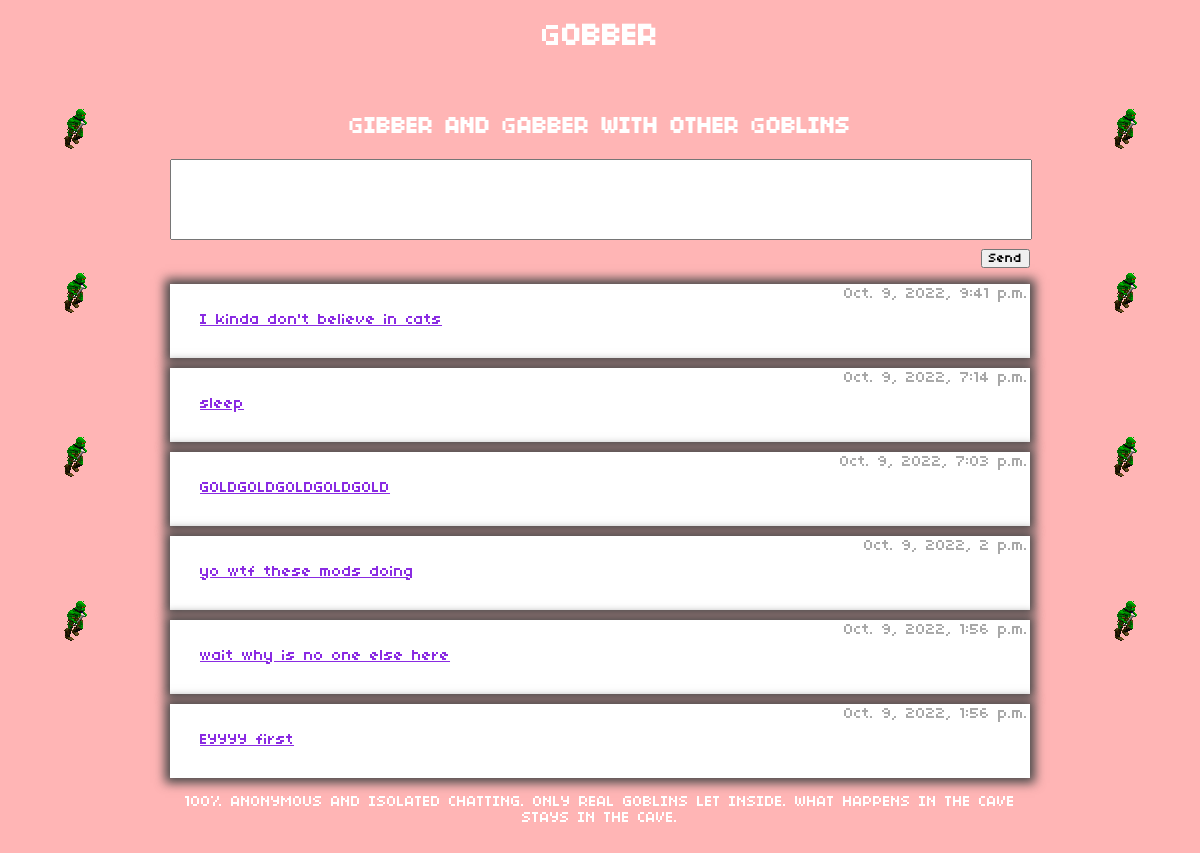
/gobber/chats/, run on an earlier commit of the app's database.
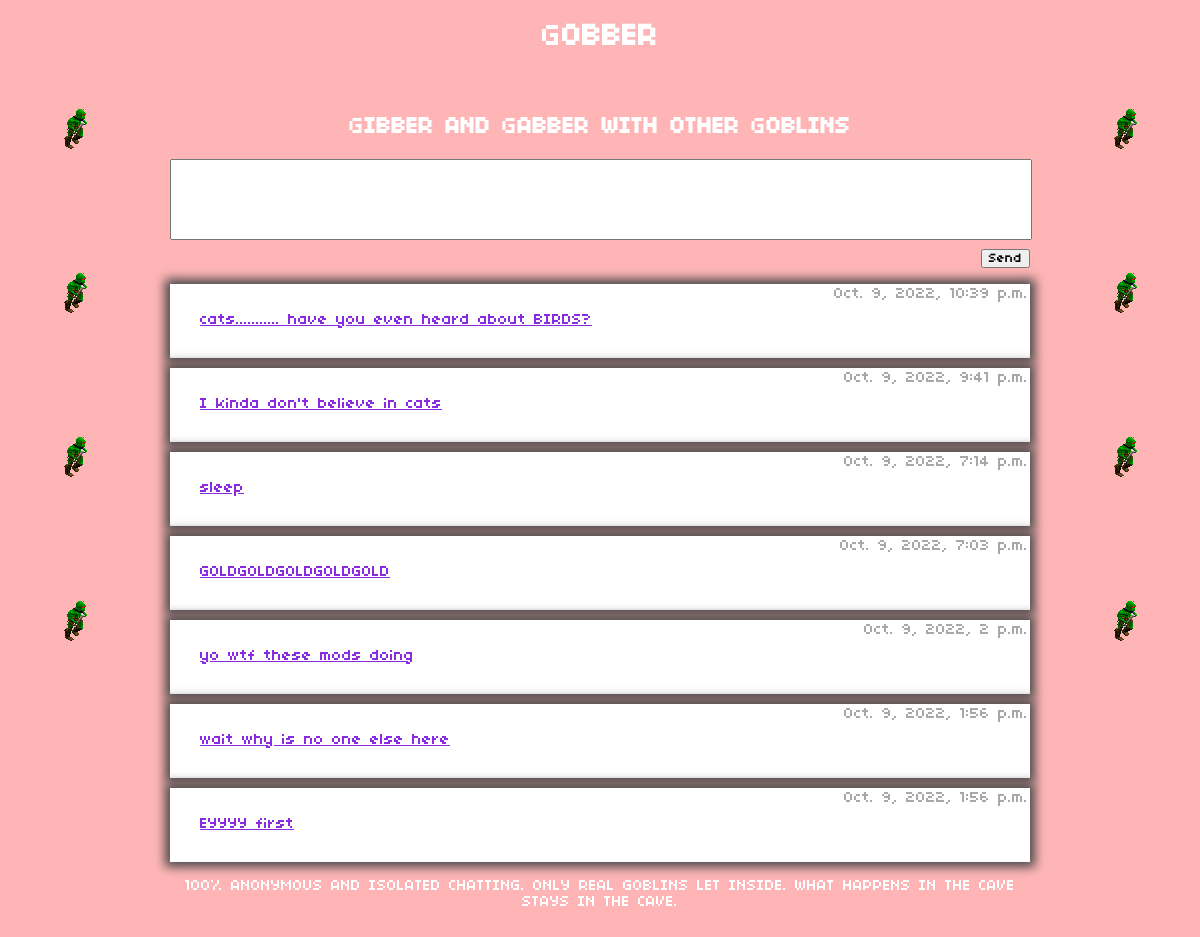
And on a later commit of the database.
### gobber/models.py (models this page shows, shortened)
class Message(models.Model):
    message_text = models.CharField(max_length=300)
    pub_date = models.DateTimeField(auto_now=True)
    def was_published_recently(self):
        now = timezone.now()
        return now - datetime.timedelta(days=1) <= self.pub_date <= now
    was_published_recently.admin_order_field = 'pub_date'
    was_published_recently.boolean = True
    was_published_recently.short_description = 'Published recently?'

### gobber/views.py (the view)
# urls.py: path('chats/', views.chats, name='chats'),
def chats(request):
    cursor = connection.cursor()
    access = request.session.get('access','false')
    if access:
        messageList = Message.objects.filter(pub_date__lte=timezone.now()).order_by('-pub_date')[:7]
        if request.method == "POST":
            form = MessageForm(request.POST)
            messageText = (Message(message_text=request.POST.get('message_text')))
            messageDate = timezone.now()
            query2 = "INSERT INTO gobber_message (message_text, pub_date) VALUES ('%s','%s')" % (messageText, messageDate)
            print(query2)
            cursor.execute(query2)
            return HttpResponseRedirect(reverse('gobber:chats'))
        else:
            form = MessageForm()
        return render(request, 'gobber/chats.html', {'messageList':messageList,'form': form})
    else:
       return HttpResponseRedirect(reverse('gobber:access'))

### gobber/forms.py
class MessageForm(ModelForm):
    class Meta:
        model = Message
        fields = ['message_text']
        widgets = {
            'message_text': forms.Textarea(attrs={
                                                    'rows': 5,
                                                    })
        }
        labels = {
            'message_text': '',
        }

### gobber/templates/gobber/chats.html (shortened to what this page needs)
<!DOCTYPE html>
<html>
<head>
    {% load static %}
    <link rel="stylesheet" type="text/css" href="{% static 'gobber/chatStyle.css' %}">
</head>
<body>
<div>
    <h1>GOBBER</h1>
</div>
<div class="leftSidebar">
    <img src="/static/images/goblinwalk.gif">
    <img src="/static/images/goblinwalk.gif">
    <img src="/static/images/goblinwalk.gif">
    <img src="/static/images/goblinwalk.gif">
</div>
<div class="rightSidebar">
    <img src="/static/images/goblinwalk.gif">
    <img src="/static/images/goblinwalk.gif">
    <img src="/static/images/goblinwalk.gif">
    <img src="/static/images/goblinwalk.gif">
</div>
<div class="chatField">
    <div>
        <h2>GIBBER AND GABBER WITH OTHER GOBLINS</h2>
        <form action="{% url 'gobber:chats' %}" method="post">
                {{ form }}
            <div class="chatButton">
                <input type="submit" value="Send">
            </div>
        </form>
    </div>
    <div>
    {% if messageList %}
        <ul class="chatList">
        {% for message in messageList %}
            <div class = "chatBox">
                <li class="chatTime"> {{message.pub_date}} </li>
                <li class="chatMessage"><a href="{% url 'gobber:detail' message.id %}"> {{message.message_text}} </a></li>
            </div>
        {% endfor %}
        </ul>
    {% else %}
        <p>No chats are available.</p>
    {% endif %}
    </div>
    <div class="btwTexte">
        <p>100% ANONYMOUS AND ISOLATED CHATTING. ONLY REAL GOBLINS LET INSIDE. WHAT HAPPENS IN THE CAVE STAYS IN THE CAVE.</p>
    </div>
</div>
</body>
</html>

What changed in the data, as far as the page shows it:
added Message: pub_date "Oct. 9, 2022, 10:39 p.m.", message_text "cats........... have you even heard about BIRDS?"
